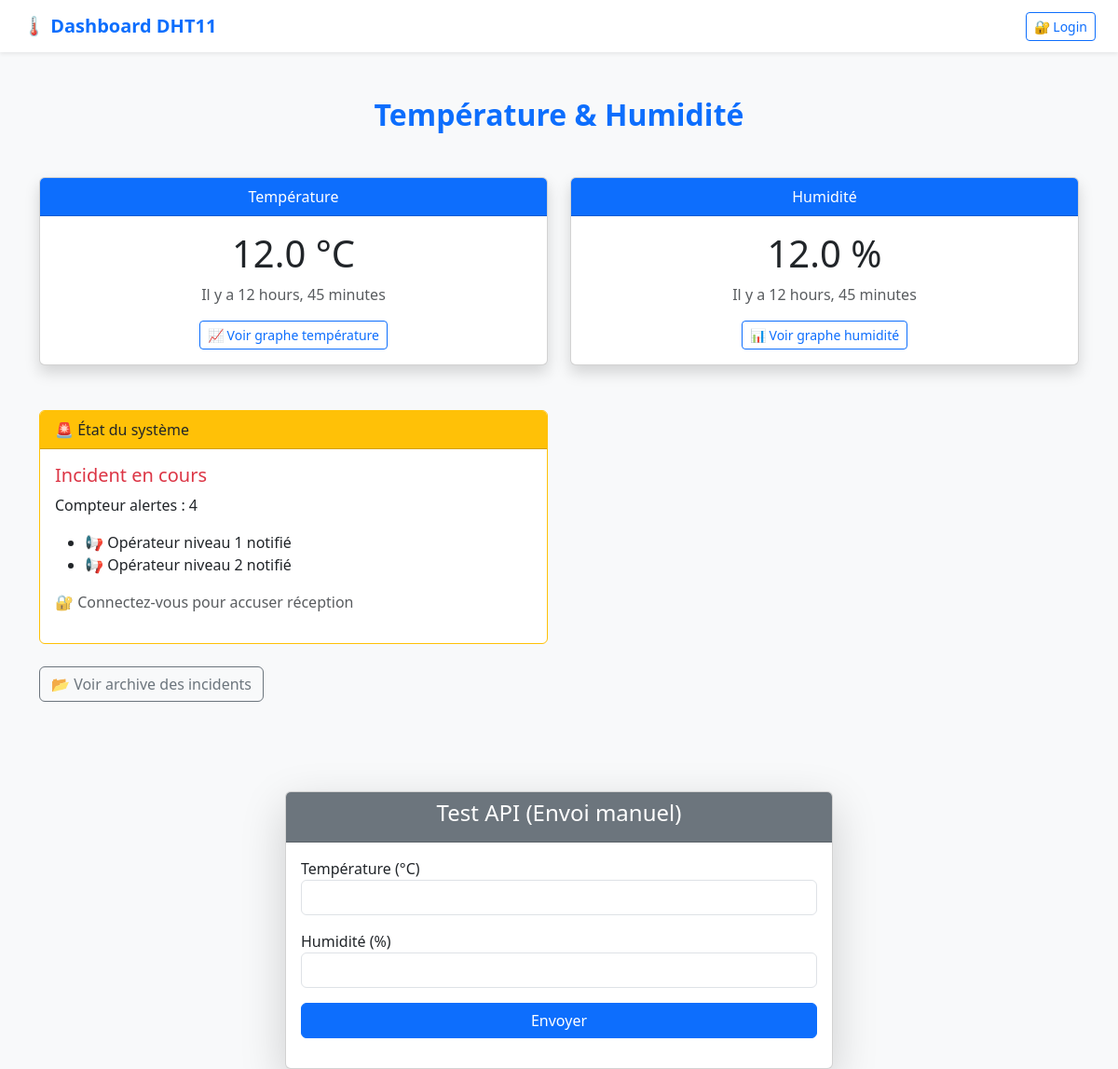
The page / on the database its author committed.
### myapp/models.py (models this page shows, shortened)
class Dht11(models.Model):
    temp = models.FloatField()
    hum = models.FloatField()
    dt = models.DateTimeField(auto_now_add=True)

class Incident(models.Model):
    date_debut = models.DateTimeField(default=timezone.now)
    date_fin = models.DateTimeField(null=True, blank=True)
    compteur_alerte = models.IntegerField(default=0)
    temperature_max = models.FloatField(default=0)
    resolu = models.BooleanField(default=False)

### myapp/views.py (the view, shortened to what this page needs)
# urls.py: path('', views.dashboard, name='dashboard'),
def dashboard(request):
    incident_actif = Incident.objects.filter(resolu=False).first()
    dernier = Dht11.objects.order_by('-dt').first()
    accuse = None
    return render(request, "dashboard.html", {
        "incident_actif": incident_actif,
        "dernier": dernier,
        "accuse": accuse,
    })

### myapp/templates/dashboard.html (shortened to what this page needs)
{% load static %}
<!DOCTYPE html>
<html lang="fr">
<head>
    <link href="https://cdn.jsdelivr.net/npm/bootstrap@5.3.3/dist/css/bootstrap.min.css" rel="stylesheet">
</head>
<body class="bg-light">
<nav class="navbar navbar-light bg-white shadow-sm px-4">
    <span class="navbar-brand fw-bold text-primary">
        🌡️ Dashboard DHT11
    </span>
    {% if user.is_authenticated %}
        <span class="d-flex align-items-center">
            👷 {{ user.username }}
             {% if user.is_staff %}
            <a href="/admin/" class="btn btn-outline-dark btn-sm">
                🛠️ Admin
            </a>
        {% endif %}
            <form method="post" action="{% url 'logout' %}" class="ms-2">
                {% csrf_token %}
                <button type="submit" class="btn btn-outline-danger btn-sm">
                    Déconnexion
                </button>
            </form>
        </span>
    {% else %}
        <a href="{% url 'login' %}" class="btn btn-outline-primary btn-sm">
            🔐 Login
        </a>
    {% endif %}
</nav>
<div class="container py-5">
    <h2 class="text-center mb-5 text-primary fw-bold">
        Température & Humidité
    </h2>
    <div class="row g-4">
        <div class="col-md-6">
            <div class="card shadow text-center">
                <div class="card-header bg-primary text-white">Température</div>
                <div class="card-body">
                    <h1>{{ dernier.temp|default:"--" }} °C</h1>
                    <p class="text-muted">Il y a {{ dernier.dt|timesince }}</p>
                <a href="{% url 'graph_temp' %}" class="btn btn-outline-primary btn-sm">
                  📈 Voir graphe température
</a>
                    </div>
            </div>
        </div>
        <div class="col-md-6">
            <div class="card shadow text-center">
                <div class="card-header bg-primary text-white">Humidité</div>
                <div class="card-body">
                    <h1>{{ dernier.hum|default:"--" }} %</h1>
                    <p class="text-muted">Il y a {{ dernier.dt|timesince }}</p>
                    <a href="{% url 'graph_hum' %}" class="btn btn-outline-primary btn-sm">
    📊 Voir graphe humidité
</a>
                </div>
            </div>
        </div>
    </div>
<div class="row mt-5">
    <div class="col-md-6">
        <div class="card border-warning">
            <div class="card-header bg-warning">
                🚨 État du système
            </div>
            <div class="card-body">
                {% if incident_actif %}
                    <h5 class="text-danger">Incident en cours</h5>
                    <p>Compteur alertes : {{ incident_actif.compteur_alerte }}</p>
                    <ul class="mb-3">
                        {% if incident_actif.compteur_alerte >= 1 %}
                            <li>📢 Opérateur niveau 1 notifié</li>
                        {% endif %}
                        {% if incident_actif.compteur_alerte >= 4 %}
                            <li>📢 Opérateur niveau 2 notifié</li>
                        {% endif %}
                    </ul>
                    {% if user.is_authenticated and accuse %}
                        <form method="post">
                            {% csrf_token %}
                            <input type="hidden" name="accuse_id" value="{{ accuse.id }}">
                            <div class="form-check mb-3">
                                <input class="form-check-input" type="checkbox" checked disabled>
                                <label class="form-check-label">
                                    Accusé de réception
                                </label>
                            </div>
                            <textarea name="commentaire"
                                      class="form-control mb-3"
                                      placeholder="Votre commentaire...">{{ accuse.commentaire }}</textarea>
                            <button class="btn btn-success btn-sm">
                                💾 Enregistrer
                            </button>
                        </form>
                    {% elif not user.is_authenticated %}
                        <p class="text-muted">
                            🔐 Connectez-vous pour accuser réception
                        </p>
                    {% endif %}
                {% else %}
                    <h5 class="text-success">🟢 Aucun incident</h5>
                {% endif %}
            </div>
        </div>
    </div>
</div>
    <div class="row mt-4">
        <div class="col-md-6">
            <a href="{% url 'archive_incidents' %}" class="btn btn-outline-secondary">
                📂 Voir archive des incidents
            </a>
        </div>
    </div>
</div>
<div class="row mt-5"> <div class="col-md-6 mx-auto"> <div class="card shadow-lg">
    <div class="card-header bg-secondary text-white text-center"> <h4>Test API (Envoi manuel)</h4> </div>
    <div class="card-body"> <form id="testForm"> {% csrf_token %} <label>Température (°C)</label>
        <input type="number" step="0.1" id="tempInput" class="form-control mb-3" required>
        <label>Humidité (%)</label>
        <input type="number" step="0.1" id="humInput" class="form-control mb-3" required>
        <button class="btn btn-primary w-100">Envoyer</button>
    </form> <div id="result" class="mt-3"></div> </div>
</div> </div> </div> </div>
</body>
</html>

### rows shown on the page
Dht11: temp "12.0", dt "12 hours, 45 minutes", hum "12.0"
Incident: compteur_alerte "4"
